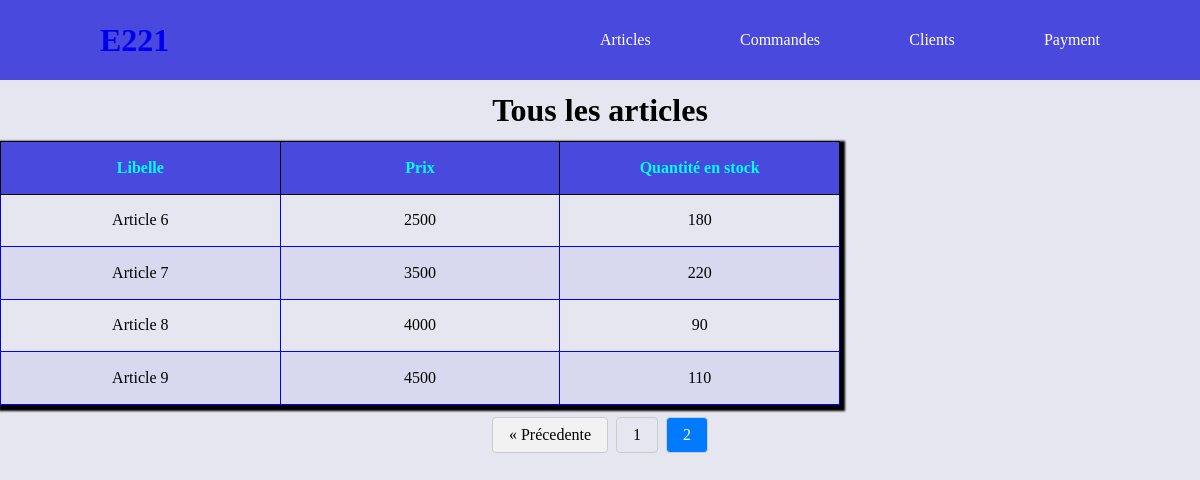
/?controller=article&page=article&pos=2, run on the app's committed database.
### tables this page shows
CREATE TABLE article(
   ida INT NOT NULL AUTO_INCREMENT,
   ref_art VARCHAR(50),
   libelle VARCHAR(50),
   prixunitaire VARCHAR(10),
   qtestock int,
   PRIMARY KEY(ida)
);

### config/helpers.php (called while the page is built, shortened)
<?php
function loadview(string $views, array $data = [], $layout = "base")
{
    extract($data);
    require_once(ROOT . "/views/" . $views);
}
function path(string $controller, string $page, array $additional = []): string
{
    $link = WEBROOT . "/?controller=$controller&page=$page";
    if (!empty($additional)) {
      foreach ($additional as $key => $value) {
        $link=$link."&"."$key=$value";
      }
    }
    return $link;
}
function countElement(string $table){
    $sql= "select count(*) as total from $table"  ;
   return executeSelect($sql,[],true);
}

### public/index.php (called while the page is built, shortened)
<?php
    require_once(ROOT."/config/router.php");

### bd/database.php (called while the page is built, shortened)
<?php
function openConnexion(){
    $data=null;
    $servername = 'localhost';
    $username = 'gesarticle';
    $password = 'passer123';
    $dbname="article";
    try {
        $conn = new PDO("mysql:host=$servername;dbname=$dbname", $username, $password);
        $conn->setAttribute(PDO::ATTR_ERRMODE, PDO::ERRMODE_EXCEPTION);
        $conn->setAttribute(PDO::ATTR_DEFAULT_FETCH_MODE, PDO::FETCH_ASSOC);
        return $conn;
    } catch(PDOException $e) {
        echo "Erreur de connexion à la base de données : " . $e->getMessage();
    }
}
function executeSelect(string $sql,array $data=[],$one=false) {
        $conn=openConnexion();
        $statement = $conn->prepare($sql);
      count($data)==0?$statement->execute():$statement->execute($data);
      $result=$one==true?$statement->fetch():$statement->fetchAll();
        return $result ;
}

### model/article.model.php (called while the page is built, shortened)
<?php
function findAllArticles( $debut=0){
    $sql="select *  from article ";
    $sql=$sql."limit $debut,5";
    return executeSelect($sql);
}

### views/article/allarticle.html.php (the view, shortened to what this page needs)
<h1> Tous les articles <?= isset($_GET["key"])? "de la commande" :"" ?></h1>
 <table  >
    <thead>
        <th>Libelle</th>
        <th>Prix</th>
        <th> Quantité en stock</th>
    </thead>
    <tbody>
    <?php foreach ($articles as $key => $article) : ?>
        <tr>
            <td><?=  $article["libelle"] ?></td>
            <td><?=  $article["prixunitaire"] ?></td>
            <td><?=  $article["qtestock"] ?></td>
        </tr>
        <?php endforeach?>
    </tbody>
 </table>
 <div class="flex jcc aic col-12 espaceTB">
    <div class="pagination ">
        <?php if ($page > 1) : ?>
            <a href="<?= path('article', 'article', ['pos' => ($page-1)]) ?>" class="prev">&laquo; Précedente</a>
        <?php endif ?>
        <?php for ($i = 1; $i <= $nbr_page; $i++) : ?>
            <a href=" <?= path('article', 'article', ['pos' => $i]) ?>" class=<?=$page==$i?"active":""?>><?= $i ?> </a>
        <?php endfor ?>
    </div>
</div>

### public/css/style.css (style rules this page uses)
* { padding: 0; margin: 0; list-style-type: none; text-decoration: none; box-sizing: border-box; }
.espaceTB { margin: 1% 0%; }
.jcc { justify-content: center; }
.flex { display: flex; align-items: center; }
body { background-color: rgb(230, 230, 240); }
table { border-collapse: collapse; box-shadow: 2px 3px 2px 3px black; width: 70%; text-align: center; table-layout: fixed; }
th { border: solid 1px black; padding: 2%; background-color: rgb(73, 73, 221); color: aqua; text-align: center; }
td { border: solid 1px blue; padding: 2%; text-align: center; }
tbody tr:nth-child(even) { background-color: rgb(216, 216, 239); }
h1 { text-align: center; margin: 1% 0; }
.pagination { display: flex; list-style: none; padding: 0; }
.pagination a { color: #000; text-decoration: none; padding: 8px 16px; margin: 0 4px; border: 1px solid #ccc; border-radius: 4px; }
.pagination a.active { background-color: #007bff; color: #fff; }
.pagination .prev, .pagination .next { background-color: #f2f2f2; }
.col-12 { width: 100%; }

### data on the page
article: libelle "Article 6", prixunitaire "2500", qtestock "180"
article: libelle "Article 7", prixunitaire "3500", qtestock "220"
article: libelle "Article 8", prixunitaire "4000", qtestock "90"
article: libelle "Article 9", prixunitaire "4500", qtestock "110"
